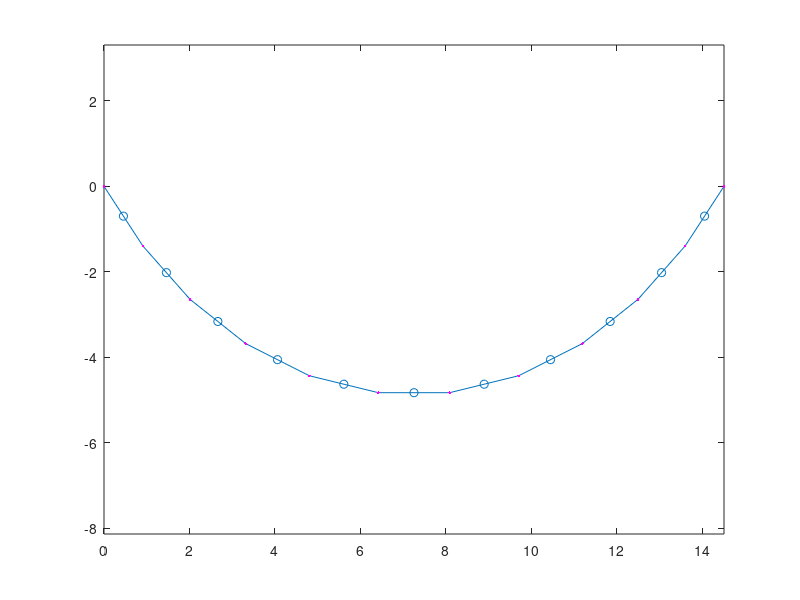

Write MATLAB code to recreate this figure.
clc, clear, close all
%%Caida de una cuerda

%% segmentacion

close all, clear
L=20;
M=1;

n=10;
n=n+2;
le=L/n;
m=M/n;


% curva catenaria
a=4.5;
x= linspace(-6,6,n);

y=a*cosh(x/a);


angulo=atan(diff(y)./diff(x));
xb=0;       yb=0;

for k=1:n-1 
    
    xc(k)=le/2*cos(angulo(k))+ xb(k) ;
    yc(k)=le/2*sin(angulo(k))+ yb(k);
    
    xb(k+1)=xb(k)+le*cos(angulo(k));
    yb(k+1)=yb(k)+le*sin(angulo(k));
end


%plot(x,y)
plot(xb,yb)
hold on
plot(xb,yb,'m.')
axis equal
hold on 
scatter(xc,yc)
hold off

